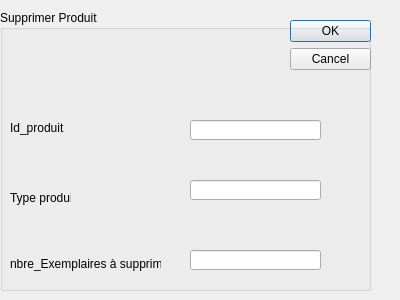
<?xml version="1.0" encoding="UTF-8"?>
<ui version="4.0">
 <class>supprimer</class>
 <widget class="QDialog" name="supprimer">
  <property name="geometry">
   <rect>
    <x>0</x>
    <y>0</y>
    <width>400</width>
    <height>300</height>
   </rect>
  </property>
  <property name="windowTitle">
   <string>GestionStock</string>
  </property>
  <widget class="QDialogButtonBox" name="Valider">
   <property name="geometry">
    <rect>
     <x>290</x>
     <y>20</y>
     <width>81</width>
     <height>241</height>
    </rect>
   </property>
   <property name="orientation">
    <enum>Qt::Vertical</enum>
   </property>
   <property name="standardButtons">
    <set>QDialogButtonBox::Cancel|QDialogButtonBox::Ok</set>
   </property>
  </widget>
  <widget class="QGroupBox" name="groupBox">
   <property name="geometry">
    <rect>
     <x>0</x>
     <y>10</y>
     <width>371</width>
     <height>281</height>
    </rect>
   </property>
   <property name="title">
    <string>Supprimer Produit</string>
   </property>
   <widget class="QLabel" name="label">
    <property name="geometry">
     <rect>
      <x>10</x>
      <y>110</y>
      <width>61</width>
      <height>16</height>
     </rect>
    </property>
    <property name="text">
     <string>Id_produit</string>
    </property>
   </widget>
   <widget class="QLabel" name="label_2">
    <property name="geometry">
     <rect>
      <x>10</x>
      <y>180</y>
      <width>61</width>
      <height>16</height>
     </rect>
    </property>
    <property name="text">
     <string>Type produit</string>
    </property>
   </widget>
   <widget class="QLabel" name="label_3">
    <property name="geometry">
     <rect>
      <x>10</x>
      <y>180</y>
      <width>47</width>
      <height>14</height>
     </rect>
    </property>
    <property name="text">
     <string/>
    </property>
   </widget>
   <widget class="QLineEdit" name="lineEdit_IdS">
    <property name="geometry">
     <rect>
      <x>190</x>
      <y>110</y>
      <width>131</width>
      <height>20</height>
     </rect>
    </property>
   </widget>
   <widget class="QLineEdit" name="lineEdit_typeS">
    <property name="geometry">
     <rect>
      <x>190</x>
      <y>170</y>
      <width>131</width>
      <height>20</height>
     </rect>
    </property>
   </widget>
   <widget class="QLabel" name="label_4">
    <property name="geometry">
     <rect>
      <x>10</x>
      <y>244</y>
      <width>151</width>
      <height>20</height>
     </rect>
    </property>
    <property name="text">
     <string>nbre_Exemplaires à supprimer </string>
    </property>
   </widget>
   <widget class="QLineEdit" name="lineEdit_nbrS">
    <property name="geometry">
     <rect>
      <x>190</x>
      <y>240</y>
      <width>131</width>
      <height>20</height>
     </rect>
    </property>
   </widget>
  </widget>
 </widget>
 <resources/>
 <connections>
  <connection>
   <sender>Valider</sender>
   <signal>accepted()</signal>
   <receiver>supprimer</receiver>
   <slot>accept()</slot>
   <hints>
    <hint type="sourcelabel">
     <x>248</x>
     <y>254</y>
    </hint>
    <hint type="destinationlabel">
     <x>157</x>
     <y>274</y>
    </hint>
   </hints>
  </connection>
  <connection>
   <sender>Valider</sender>
   <signal>rejected()</signal>
   <receiver>supprimer</receiver>
   <slot>reject()</slot>
   <hints>
    <hint type="sourcelabel">
     <x>316</x>
     <y>260</y>
    </hint>
    <hint type="destinationlabel">
     <x>286</x>
     <y>274</y>
    </hint>
   </hints>
  </connection>
 </connections>
</ui>
